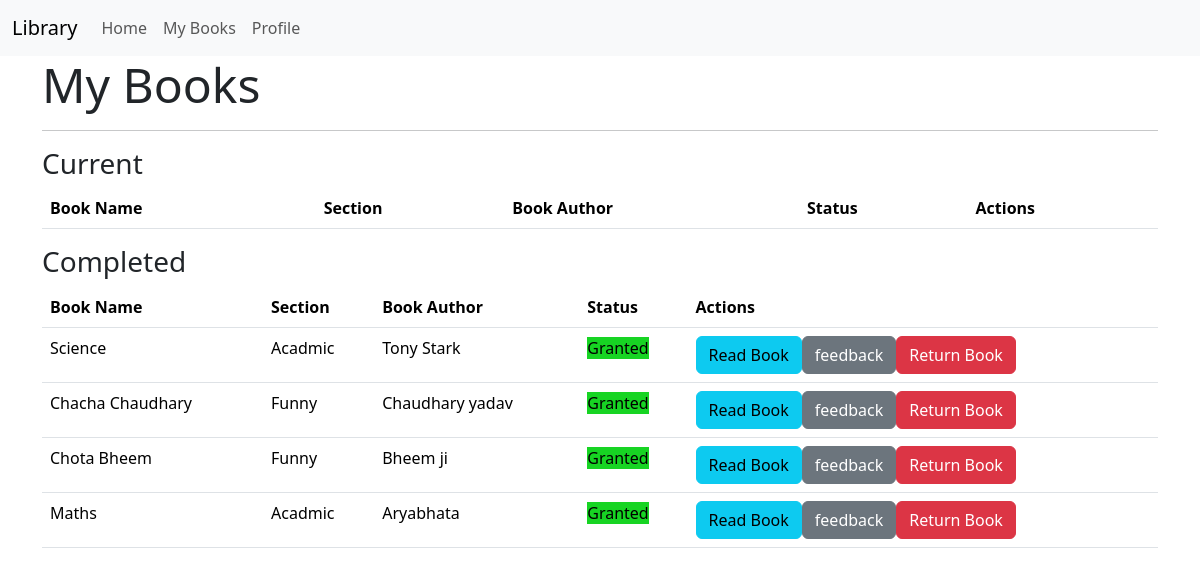
/mybook (signed in), run on the app's committed database.
### models.py (models this page shows)
class BookRequest(db.Model):
    id = db.Column(db.Integer, primary_key=True)#
    user_id = db.Column(db.Integer, db.ForeignKey('user.id'), nullable=False)#
    book_id = db.Column(db.Integer, db.ForeignKey('book.id'), nullable=False)#
    request_date = db.Column(db.DateTime,default=datetime.utcnow)#
    requested_day=db.Column(db.Integer)#
    status=db.Column(db.String(30),default='Pending')#
    issued_date = db.Column(db.DateTime)
    return_date = db.Column(db.DateTime) # no need
    access_expiry = db.Column(db.DateTime)
    user = db.relationship('User', backref='bookrequest', lazy=True)

class Book(db.Model):
    id = db.Column(db.Integer, primary_key=True)#
    name = db.Column(db.String(64), nullable=False)#
    content = db.Column(db.Text)#
    authors = db.Column(db.String(255))#
    book_upload_date = db.Column(db.Date,default=datetime.utcnow)#
    book_rating = db.Column(db.Float)
    section_id = db.Column(db.Integer, db.ForeignKey('section.id'), nullable=False)#
    bookrequest = db.relationship('BookRequest', backref='book', lazy=True, cascade='all, delete-orphan')#
    feedback_records = db.relationship('Feedback', backref='', lazy=True, cascade='all, delete-orphan')

class Section(db.Model):
    id = db.Column(db.Integer, primary_key=True)#
    name = db.Column(db.String(32), unique=True)#
    date_created = db.Column(db.Date,default=datetime.utcnow)#
    description = db.Column(db.Text)#
    books = db.relationship('Book', backref='section', lazy=True,cascade='all, delete-orphan')

### routes.py (the view)
@app.route('/mybook')
@auth_required
def mybook():
    user = User.query.get(session['user_id'])
    mybooks = BookRequest.query.filter_by(user_id=session['user_id']).all()
    return render_template('mybook.html', mybooks=mybooks,user=user)

### routes.py (called while the page is built)
def auth_required(func):
    @wraps(func)
    def inner(*args, **kwargs):
        if 'user_id' in session:
            return func(*args, **kwargs)
        else:
            flash('Please login to continue')
            return redirect(url_for('login'))
    return inner

### templates/mybook.html (shortened to what this page needs)
{% extends 'layout.html' %}
{% block content %}
<h1 class="display-5">My Books</h1>
<hr>
<h3>Current</h3>
<table class="table">
    <thead>
        <tr>
            <th>Book Name</th>
            <th>Section</th>
            <th>Book Author</th>
            <th>Status</th>
            <th>Actions</th>
        </tr>
    </thead>
</table>
<h3>Completed</h3>
<table class="table">
    <thead>
        <tr>
            <th>Book Name</th>
            <th>Section</th>
            <th>Book Author</th>
            <th>Status</th>
            <th>Actions</th>
        </tr>
    </thead>
    <tbody>
        {% for mybook in mybooks %}
        {%if mybook.status == 'Granted'%}
        <tr>
            <td>{{mybook.book.name}}</td>
            <td>{{mybook.book.section.name}}</td>
            <td>{{mybook.book.authors}}</td>
            <td>
                <span style="background-color: rgb(23, 212, 35);">{{mybook.status}}</span>
            <td>
            <div class="btn-group">
                <form action="{{ url_for('mybook_read', book_request_id=mybook.id) }}" method="post">
                    <button type="submit" class="btn btn-info">Read Book</button>
                </form>
                <form action="{{url_for('myfeedback', book_id = mybook.id)}}">
                    <button type="submit" class="btn btn-secondary"> feedback </button>
                </form>
                <form action="{{ url_for('mybook_return',book_id = mybook.id)}}" method="post">
                    <button type="submit" class="btn btn-danger">Return Book</button>
                </form>
            </div>
            {% endif %}
            </td>
        </tr>
        {% endfor %}
</table>
{% endblock %}

### data on the page
BookRequest: book.name "Science", book.section.name "Acadmic", book.authors "Tony Stark", status "Granted"
BookRequest: book.name "Chacha Chaudhary", book.section.name "Funny", book.authors "Chaudhary yadav", status "Granted"
BookRequest: book.name "Chota Bheem", book.section.name "Funny", book.authors "Bheem ji", status "Granted"
BookRequest: book.name "Maths", book.section.name "Acadmic", book.authors "Aryabhata", status "Granted"
